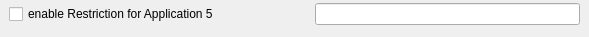
              <widget class="QWidget" name="widget_098" native="true">
               <widget class="QWidget" name="horizontalLayoutWidget_16">
                <property name="geometry">
                 <rect>
                  <x>9</x>
                  <y>1</y>
                  <width>571</width>
                  <height>27</height>
                 </rect>
                </property>
                <layout class="QHBoxLayout" name="horizontalLayout_17">
                 <item>
                  <widget class="QCheckBox" name="kcfg_App5enabledPT">
                   <property name="minimumSize">
                    <size>
                     <width>300</width>
                     <height>0</height>
                    </size>
                   </property>
                   <property name="maximumSize">
                    <size>
                     <width>300</width>
                     <height>16777215</height>
                    </size>
                   </property>
                   <property name="toolTip">
                    <string>This checkbox enables the restrictions for the application.</string>
                   </property>
                   <property name="text">
                    <string>enable Restriction for Application 5</string>
                   </property>
                  </widget>
                 </item>
                 <item>
                  <widget class="QLineEdit" name="kcfg_AppName5PT">
                   <property name="toolTip">
                    <string>The name of the application to restrict. Every linux process of the given user which contains the string will be terminated!</string>
                   </property>
                  </widget>
                 </item>
                </layout>
               </widget>
              </widget>
